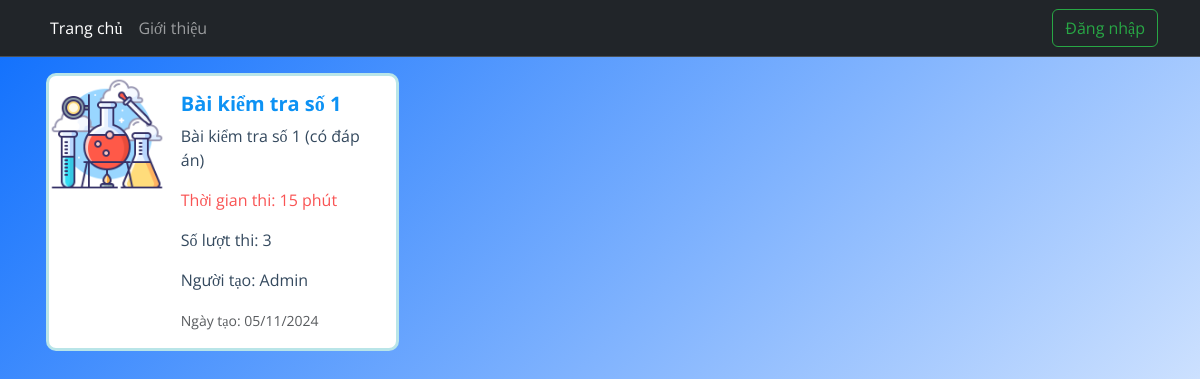
The page / on the database its author committed.
### quiz/models/quiz.py (models this page shows, shortened)
class CommonAbstract(models.Model):
    created_at = models.DateTimeField(editable=False, null=True, blank=True, verbose_name='Thời điểm tạo')
    updated_at = models.DateTimeField(auto_now_add=True, verbose_name='Thời điểm cập nhật')
    class Meta:
        ordering = ('-created_at',)
        abstract = True

class Exam(CommonAbstract):
    id = models.AutoField(auto_created=True, primary_key=True, serialize=False, verbose_name='ID')
    title = models.CharField(max_length=255, verbose_name='Tên bài kiểm tra')
    room_name = models.CharField(max_length=255, verbose_name='Tên phòng thi')
    start_time = models.DateTimeField(verbose_name='Thời gian bắt đầu')
    finish_time = models.DateTimeField(verbose_name='Thời gian kết thúc')
    time_todo = models.IntegerField(default=15, verbose_name='Thời gian làm bài (phút)')
    room_code = models.CharField(max_length=15, unique=True, verbose_name='Mã phòng thi')
    created_by = models.CharField(max_length=255, verbose_name='Người tạo')
    retry = models.SmallIntegerField(default=1, verbose_name='Số lượt thi tối đa')
    class Meta:
        ordering = ('-created_at',)
        verbose_name = 'QL Bài kiểm tra'
        verbose_name_plural = 'QL Bài kiểm tra'
        db_table = 'exams'

### quiz/views/index.py (the view)
# urls.py: path('', index_view, name='index'),
def index_view(request):
    exams = Exam.objects.order_by('-created_at')
    return render(request, 'quiz/index.html', {'exams': exams}, status=200)

### templates/quiz/index.html (shortened to what this page needs)
{% extends 'base.html' %}
{% load static %}
{% block content %}
<nav class="navbar navbar-expand-lg bg-dark border-bottom border-body" data-bs-theme="dark">
    <div class="container">
      <div class="collapse navbar-collapse" id="navbarSupportedContent">
        <ul class="navbar-nav me-auto mb-2 mb-lg-0">
          <li class="nav-item">
            <a class="nav-link active" aria-current="page" href="/">Trang chủ</a>
          </li>
          <li class="nav-item">
            <a class="nav-link" href="#">Giới thiệu</a>
          </li>
        </ul>
        {% if request.user.is_authenticated %}
          <span class="text-white" style="margin-right: 8px;">{{request.user.username}}</span>
          <a href="{% url 'logout' %}" class="btn btn-outline-success">Đăng xuất</a>
        {% else %}
          <a class="btn btn-outline-success" href="{% url 'login' %}">Đăng nhập</a>
        {% endif %}
      </div>
    </div>
</nav>
<div class="container p-3">
  <div class="row">
    {% for exam in exams %}
      <div class="col-12 col-sm-6 col-lg-4 mb-3">
        <a class="card nav-link h-100" href="{% url 'exam' exam.id %}">
          <div class="row g-0">
            <div class="col-4">
              <img src="{% static 'assets/images/laboratory.png' %}" class="img-fluid rounded-start" alt="{{exam.title}}">
            </div>
            <div class="col-8">
              <div class="card-body">
                <h5 style="color: #0D92F4;" class="card-title">{{exam.title}}</h5>
                <p class="card-text">{{exam.title}} (có đáp án)</p>
                <p class="card-text" style="color: #F95454;">Thời gian thi: {{exam.time_todo}} phút</p>
                <p class="card-text">Số lượt thi: {{exam.retry}}</p>
                <p class="card-text">Người tạo: {{exam.created_by}}</p>
                <p class="card-text"><small class="text-body-secondary">Ngày tạo: {{exam.created_at|date:"d/m/Y"}}</small></p>
              </div>
            </div>
          </div>
        </a>
      </div>
    {% endfor %}
  </div>
</div>
{% endblock content %}

### static/assets/css/base.css (style rules this page uses)
* { margin: 0; padding: 0; box-sizing: border-box; font-family: "Open Sans", serif; }
.log-reg-section form, p { width: 100%; }
ul { list-style: none; }

### templates/quiz/index.html (style rules this page uses)
body { height: 100vh; background-image: linear-gradient(135deg, #0d6efd, #ffffff); }
.card { border: 3px solid #B9E5E8; border-radius: 10px; transition: transform 0.2s ease, box-shadow 0.2s ease; }
.card-title { color: #2C3E50; font-weight: bold; }
.card-text { color: #34495E; }
.card-text small { color: #7F8C8D; }
.btn-outline-success { color: #28A745; border-color: #28A745; }
.card img { border-radius: 15px 0 0 15px; transition: transform 0.3s ease; }

### rows shown on the page
Exam: title "Bài kiểm tra số 1", time_todo "15", retry "3", created_by "Admin", created_at "05/11/2024"
